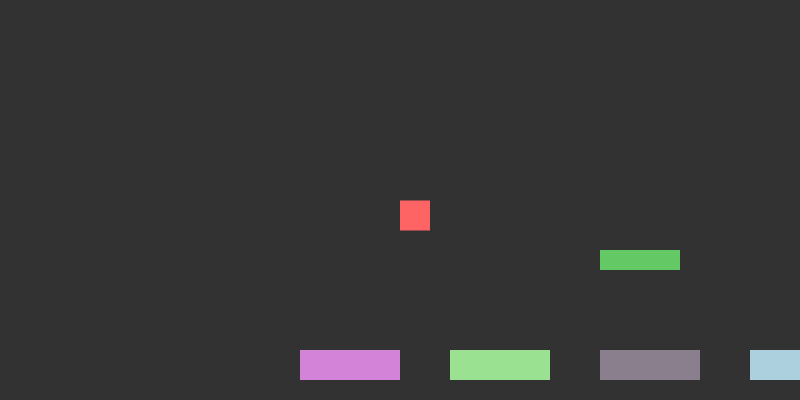
Frame 1 (no input)
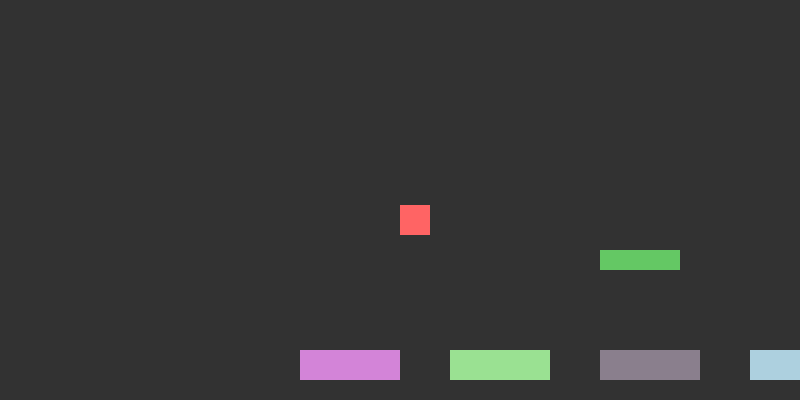
Frame 60 (no input)
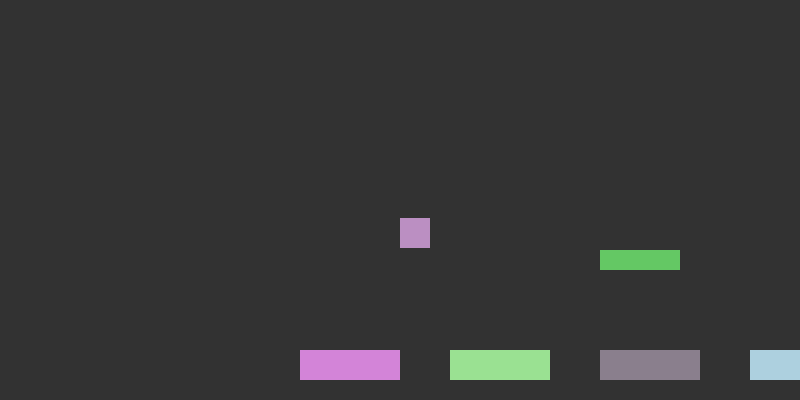
Frame 120 (the mouse pressed at the canvas centre since frame 60)

The p5.js sketch that drew these frames (run headless with seeded random() and noise() and a simulated clock; from frame 60 on, the mouse is pressed at the canvas centre):

// p5.js sketch
// ── sketch.js
let player;
let platforms = [];
let cameraOffset = 0;
let gravity = 0.5;
let isJumping = false;

function setup() {
  createCanvas(800, 400);
  player = {
    x: 100,
    y: 200,
    width: 30,
    height: 30,
    speed: 5,
    jumpForce: -12,
    velocityY: 0,
    color: [255, 100, 100]
  };

  // Create initial platforms
  for (let i = 0; i < 20; i++) {
    platforms.push({
      x: i * 150,
      y: height - 50,
      width: 100,
      height: 30,
      color: [random(100, 255), random(100, 255), random(100, 255)]
    });
  }
  
  // Add some floating platforms
  platforms.push({x: 300, y: height - 150, width: 80, height: 20, color: [100, 200, 100]});
  platforms.push({x: 500, y: height - 250, width: 120, height: 20, color: [100, 100, 200]});
  platforms.push({x: 700, y: height - 180, width: 90, height: 20, color: [200, 100, 100]});
}

function draw() {
  background(50);
  
  // Update camera based on player position
  cameraOffset = player.x - width/2;
  
  // Apply gravity
  player.velocityY += gravity;
  player.y += player.velocityY;
  
  // Check platform collisions
  let onGround = false;
  for (let platform of platforms) {
    if (
      player.x + player.width > platform.x &&
      player.x < platform.x + platform.width &&
      player.y + player.height > platform.y &&
      player.y + player.height < platform.y + platform.height + 10 &&
      player.velocityY > 0
    ) {
      player.y = platform.y - player.height;
      player.velocityY = 0;
      onGround = true;
    }
  }
  
  // Update character position with scrolling camera
  translate(-cameraOffset, 0);
  
  // Draw platforms
  for (let platform of platforms) {
    fill(platform.color);
    noStroke();
    rect(platform.x, platform.y, platform.width, platform.height);
  }
  
  // Draw player
  fill(player.color);
  noStroke();
  rect(player.x, player.y, player.width, player.height);
  
  // Reset camera
  translate(cameraOffset, 0);
  
  // Handle controls
  if (keyIsDown(LEFT_ARROW)) {
    player.x -= player.speed;
  }
  if (keyIsDown(RIGHT_ARROW)) {
    player.x += player.speed;
  }
  if (keyIsDown(UP_ARROW) && onGround) {
    player.velocityY = player.jumpForce;
    onGround = false;
  }
  
  // Keep player within bounds
  if (player.y > height) {
    player.y = 200;
    player.x = 100;
    player.velocityY = 0;
  }
}

function mousePressed() {
  // Change player color on click
  player.color = [random(100, 255), random(100, 255), random(100, 255)];
}
